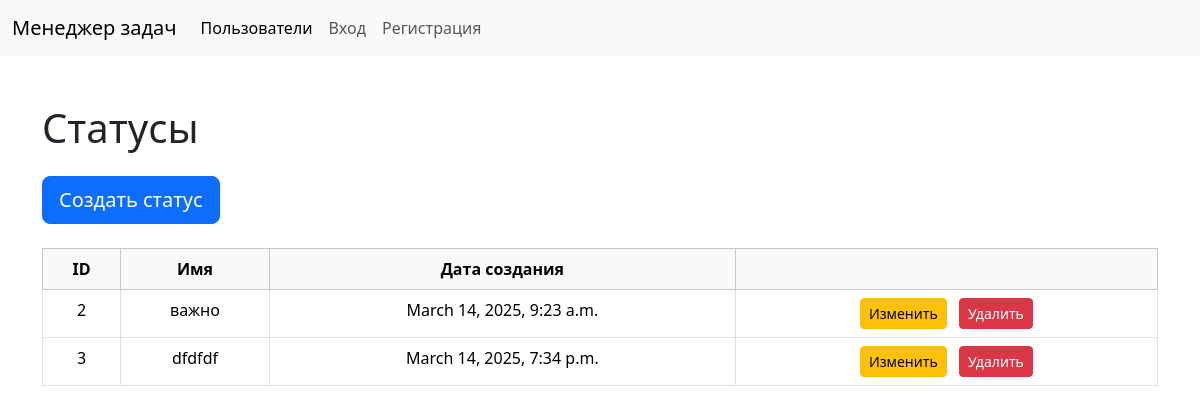
The app's page /statuses/, older data.
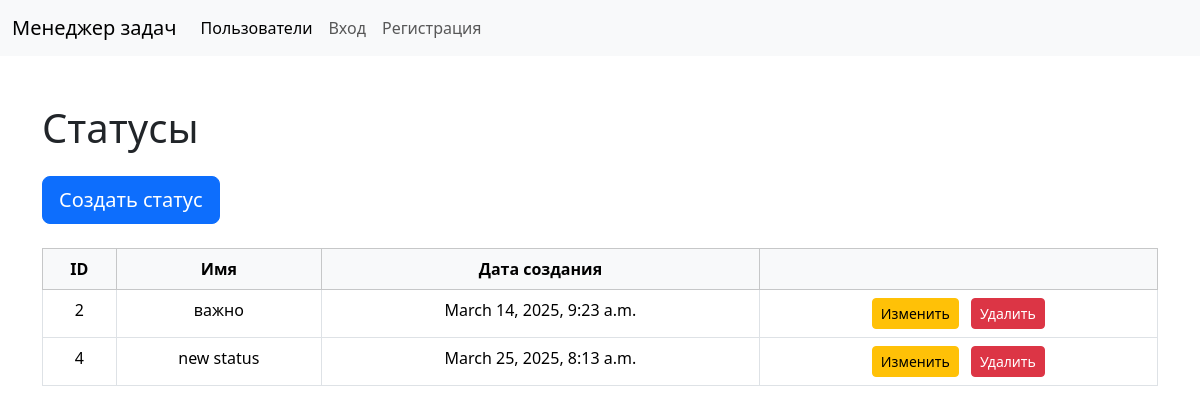
The same page, newer data.
### task_manager/statuses/models.py (models this page shows, shortened)
class Status(models.Model):
    name = models.CharField(max_length=255, unique=True)
    created_at = models.DateTimeField(auto_now_add=True)

### task_manager/statuses/views.py (the view)
# urls.py: path("", views.StatusListView.as_view(), name="status_list"),
class StatusListView(ListView):
    model = Status
    template_name = "status_list.html"
    context_object_name = "statuses"

### task_manager/statuses/templates/status_list.html (shortened to what this page needs)
{% extends 'layout.html' %}
{% block content %}
    <h1 class="mb-4">Статусы</h1>
    <div>
        <a href="{% url 'statuses:status_create' %}" class="btn btn-primary btn-lg mb-4">Создать статус</a>
    </div>
    <div>
        <table data-test="urls" class="table table-bordered table-hover text-center">
            <thead class="table-light">
                <tr>
                    <th scope="col">ID</th>
                    <th scope="col">Имя</th>
                    <th scope="col">Дата создания</th>
                    <th scope="col"></th>
                </tr>
            </thead>
            <tbody>
                {% for status in statuses %}
                <tr>
                    <td>{{ status.id }}</td>
                    <td>{{ status.name }}</td>
                    <td>{{ status.created_at}}</td>
                    <td class="text-center">
                        <a href="{% url 'statuses:status_update' status.id %}" class="btn btn-sm btn-warning me-2">
                             Изменить
                        </a>
                        <a href="{% url 'statuses:status_delete' status.id %}" class="btn btn-sm btn-danger">
                             Удалить
                        </a>
                    </td>
                </tr>
                {% endfor %}
            </tbody>
        </table>
    </div>
</div>
{% endblock %}

Row changes from the older to the newer data that the page shows:
removed Status: id "3", name "dfdfdf", created_at "March 14, 2025, 7:34 p.m."
added Status: id "4", name "new status", created_at "March 25, 2025, 8:13 a.m."
